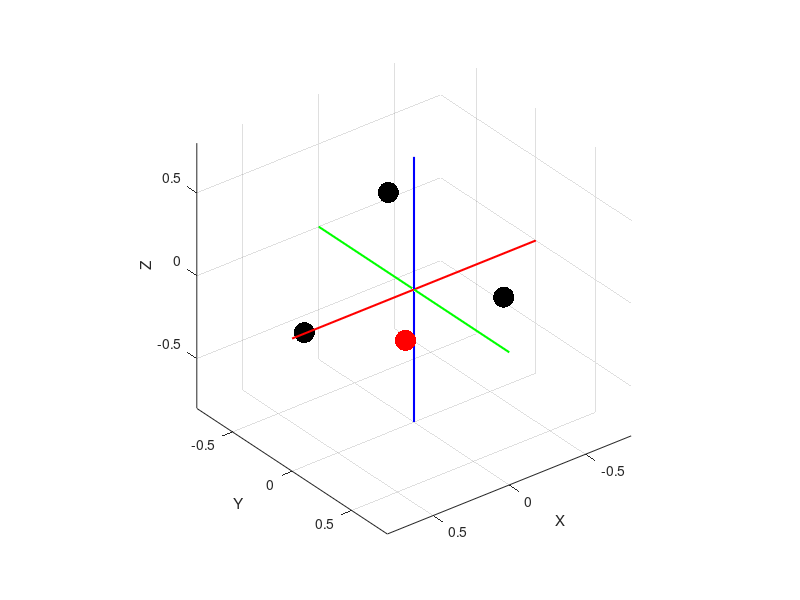

This figure's MATLAB source: (Note: this script raises an error after producing the figure.)
clear all; close all; clc;
%% 

%global variables. 
global num_modes cm ng max_ng nd xg xr xrange yrange zrange goal_transition_P dist_threshold sig delta_t conf_thresh conf_max alpha_max num_samples sparsity_factor amp_sparsity_factor kappa projection_time;

%workspace limits
xrange = [-0.5, 0.5];
yrange = [-0.5, 0.5];
zrange = [-0.5, 0.5];
%workspace params.
% ng = 3; %num of goals
max_ng = 5;

ng = datasample(2:max_ng, 1); %spawn random number of goals. Maximum number is 6. At least 
nd = 3; %num of dimensions. by definition R^3
% cm_options = {{1,2,3}, {[1,2], 3}};
cm_options = {{[1,2,3]}};
max_nm = length(cm_options);
cm = cm_options{datasample(1:max_nm, 1)};
% cm = {1,2,3}; %{1,2,3}, %{[1,3], 2} %{[2,3], 1};
num_modes = length(cm); %
init_mode_index = datasample(1:num_modes, 1);

%spawn random goals and robot position. 
xg = [rand(1,ng)*range(xrange) + xrange(1); rand(1,ng)*range(yrange) + yrange(1); rand(1,ng)*range(zrange) + zrange(1)]; %random goal positions. These will be treated as fixed parameters.
xr = [rand(1,1)*range(xrange) + xrange(1); rand(1,1)*range(yrange) + yrange(1); rand(1,1)*range(zrange) + zrange(1)];
xr_start = xr;

delta_t = 0.002; %For compute projections. 
%human parameters
sparsity_factor = rand/8;
amp_sparsity_factor = rand/8; % how often the amplitude wiull be less that maximum. 
kappa = 20.0; % concentration paarameter for vonMisesFisher distribution
dist_threshold = 0.01;
goal_transition_P = eye(ng) + rand(ng)/100;
s = repmat(sum(goal_transition_P, 2),1,ng);
goal_transition_P = goal_transition_P./s;



fprintf('The sparsity and amp factor are %f, %f\n', sparsity_factor, amp_sparsity_factor);

%% plot the goals and robot
figure;
scatter3(xg(1,1:ng), xg(2,1:ng), xg(3,1:ng), 230, 'k', 'filled'); grid on; hold on;
xlabel('X'); ylabel('Y'); zlabel('Z');
scatter3(xr_start(1), xr_start(2), xr_start(3), 230, 'r', 'filled');
offset = [-0.3, 0.3];
line(xrange+offset, [0,0], [0,0], 'Color', 'r', 'LineWidth', 1.5); %draw x and y axes.
line([0,0], yrange+offset, [0,0], 'Color', 'g','LineWidth', 1.5);
line([0,0], [0,0], zrange+offset, 'Color', 'b','LineWidth', 1.5);
axis([xrange+offset, yrange+offset, zrange+offset]);
axis square;
view([142,31]);

%% Generate the random goal towards which the simulated human would move. 
random_goal_index = randsample(ng, 1);
random_goal = xg(:, random_goal_index);

%% Use human policy
traj = xr_start;
uh_history = [];
true_goal_index_history = random_goal_index;
num_trajectories = 500;
disp(xr);
goal_switch_marker = randi(5);
counter = 0;
for i=1:num_trajectories
    %respawn goals
    sparsity_factor = rand/8;
    amp_sparsity_factor = rand/8; % how often the amplitude wiull be less that maximum. 
    fprintf('The sparsity and amp factor are %f, %f\n', sparsity_factor, amp_sparsity_factor);
    while true
        if mod(counter, goal_switch_marker) == 0
            [random_goal, random_goal_index] = generate_new_goal(random_goal_index);
            goal_switch_marker = randi(5);
%             disp(goal_switch_marker);
            counter = 0;
        end
        uh = generate_full_uh(random_goal, xr);
        if rand < 0.01
            rand_ind = randsample(nd, 1);
            uh(rand_ind) = 0;
        end
        if rand < 0.05
            uh = uh;
        end
        xr = sim_kinematics_R3(xr, uh);
        uh_history = [uh_history, uh];
        traj = [traj, xr];
        true_goal_index_history = [true_goal_index_history, random_goal_index];
        if check_proximity(random_goal, xr)
            break;
        end
        counter = counter + 1;
    end
    %%
    min_ind = randi(round(length(uh_history)/2));
    max_ind = min(length(uh_history), min_ind + randi(200));
    uh_history_zeroed = uh_history;
    uh_history_zeroed(:, min_ind:max_ind) = 0;
    xr = xr_start;
    traj_zeroed = xr_start;
    for j=1:size(uh_history_zeroed, 2)-1
        uh = uh_history_zeroed(:, j);
        xr = sim_kinematics_R3(xr, uh);
        traj_zeroed = [traj_zeroed, xr];
    end
    traj_zeroed = [traj_zeroed, xr];
    %%
    
    %save xg, xr, nd, ng,  traj, true_goal_history, 
    filename = strcat('simulated_trajectories/trajectory_', int2str(i), '.mat');
    save(filename, 'xg', 'xr','xr_start', 'min_ind', 'max_ind','ng', 'traj', 'traj_zeroed', 'uh_history_zeroed','delta_t', 'uh_history', 'goal_transition_P', 'true_goal_index_history', 'xrange','yrange','zrange');
    %respawn goals
    respawn_goals_and_goal_transition_P();
    xr_start = xr;
    %reinit variables to hold trajectories
    traj = xr;
    uh_history = [];
    random_goal_index = randsample(ng, 1);
    true_goal_index_history = random_goal_index;
    goal_switch_marker = randi(5);
    counter = 0;
end

%%
% hold on; 
% % scatter3(traj(:, 1), traj(:, 2), traj(:, 3), 'k', 'filled');
% scatter3(traj(1, :), traj(2,:), traj(3,:), 'k', 'filled');


%% function to respawn goals

function respawn_goals_and_goal_transition_P
    global ng max_ng xrange yrange zrange xg xr goal_transition_P;
    ng = datasample(2:max_ng, 1);
    xg = [rand(1,ng)*range(xrange) + xrange(1); rand(1,ng)*range(yrange) + yrange(1); rand(1,ng)*range(zrange) + zrange(1)]; %random goal positions. These will be treated as fixed parameters.
    xr = [rand(1,1)*range(xrange) + xrange(1); rand(1,1)*range(yrange) + yrange(1); rand(1,1)*range(zrange) + zrange(1)];
    goal_transition_P = eye(ng) + rand(ng)/100;
    s = repmat(sum(goal_transition_P, 2),1,ng);
    goal_transition_P = goal_transition_P./s;
end
%%
function uh = generate_full_uh(xg, xr) %full unnomralized uh
    global nd sparsity_factor kappa;
    mu = xg - xr;
    if ~any(mu)
        uh = zeros(nd, 1);
    else
        uh = randvonMisesFisherm(nd, 1, kappa*10000, mu);
    end
    
    %add sparsity
    if rand < sparsity_factor
        uh = zeros(nd, 1);
    end
end
%%
function isclose = check_proximity(xg, xr)
    global dist_threshold;
    if norm(xg-xr) < dist_threshold
        isclose = true;
    else
        isclose = false;
    end
end

%%
function [new_goal, new_goal_index] = generate_new_goal(random_goal_index)
    global goal_transition_P xg;
    new_goal_index = find(mnrnd(1, goal_transition_P(random_goal_index, :)) == 1);
    new_goal = xg(:, new_goal_index);
    
end